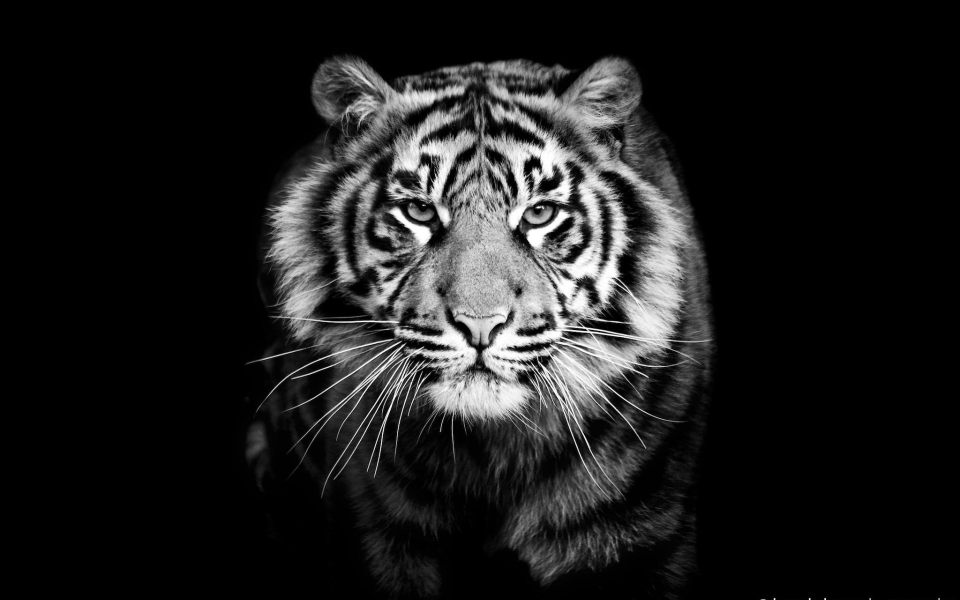
#> input picture image.jpg, 1920 x 1200 px (shown at 1/2 size)
$ jupyter execute --allow-errors Untitled.ipynb   (shell and % lines are left out)
#> lines starting #> are read from the running program, lines starting #| are printed output that depends on the picture
[cell 1]
from PIL import Image
import matplotlib.pyplot as plt
import numpy as np

# 1 - Reading

### Read the image using open function of image module of Python Image Library. This function takes url path of the image as parameter. You can give pass all the basic image file extension like jpeg, jpg and png.

https://www.youtube.com/watch?v=dkp4wUhCwR4&ab_channel=PyMoondra

[cell 2]
image = Image.open("image.jpg")
#> image is the input picture: PIL image 1920x1200 L; min 0, max 255, mean 29.8
image2 = Image.open("image2.jpg")
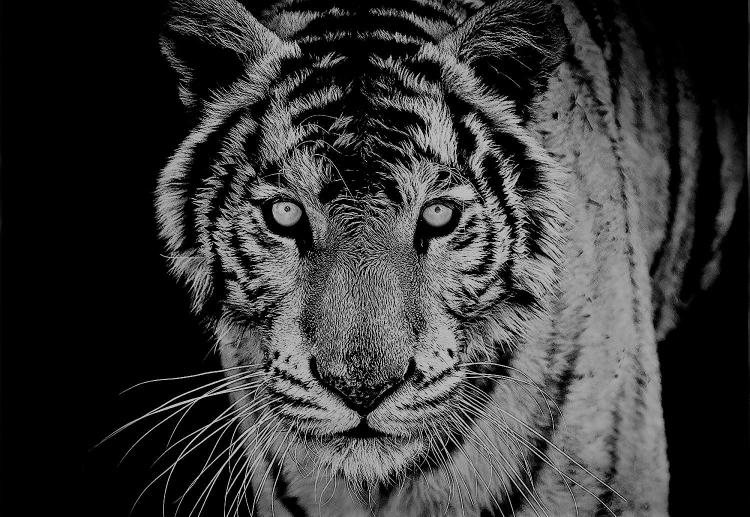
#> input picture image2.jpg, 1500 x 1033 px (shown at 1/2 size)
#> image2 is the input picture: PIL image 1500x1033 RGB; min 0, max 220, mean 55.8

[cell 3]
image.show()

[cell 4]
plt.imshow(image)

[cell 5]
plt.imshow(image2)

# 3 - Displaying Properties of Image

### We can see some of the properties of image like size, format and mode.
### Size gives the (length, width)
### Format gives the file format (jpeg,jpg,png)
### Mode gives the channel format (HSV, RGB, BGR)

[cell 6]
print (image.size)
#| (1920, 1200)
print (image.format)
#| JPEG
print (image.mode)
#| L

[cell 7]
print (image2.size)
#| (1500, 1033)
print (image2.format)
#| JPEG
print (image2.mode)
#| RGB

# 4 - Saving

### We can store the image using save function that takes directory path including file (filename + file format)

[cell 8]
image.save("newimage.jpg")

# 5 - Cropping

### We can crop specific region of image by method crop. This crop method accepts a 4 - valued tuple represented as (left, top, right, bottom). Where left, top, right and bottom represents the pixel coords of area you want to crop out. It returns an image object

[cell 9]
left = 50
top = 120
right = 250
bottom = 230
crop_image = image.crop((left, top, right, bottom))
#> crop_image: PIL image 200x110 L; every value is 0
plt.imshow(crop_image)

[cell 10]
left = 50
top = 120
right = 250
bottom = 230
crop_image2 = image2.crop((left, top, right, bottom))
#> crop_image2: PIL image 200x110 RGB; every value is 0
plt.imshow(crop_image2)

# 6 - Copying

### We can duplicate a image using copy functin. It has no parameter and it returns a image object.

[cell 11]
copied_image=image.copy()
plt.imshow=(copied_image)

# 7 - Transposing
### We can change the orientation of image using transpose function. Transpose function takes one parameter that is method of transpose. There are six transposing method you can use. They are as follows:

#### Image.FLIP_LEFT_RIGHT(This inverse the row)
#### Image.FLIP_TOP_BOTTOM(This inverse the columns)
#### Image.ROTATE_90 (This rotates the image by an angle of 90)
#### Image.ROTATE_180 (This rotates the image by an angle of 180)
#### Image.ROTATE_270 (This rotates the image by an angle of 270)
#### Image.TRANSPOSE (This converts the rows into columns)
#### This returns the image object

[cell 12]
plt.figure(figsize=(10,10))
transpose_image1=image.transpose(Image.FLIP_LEFT_RIGHT)
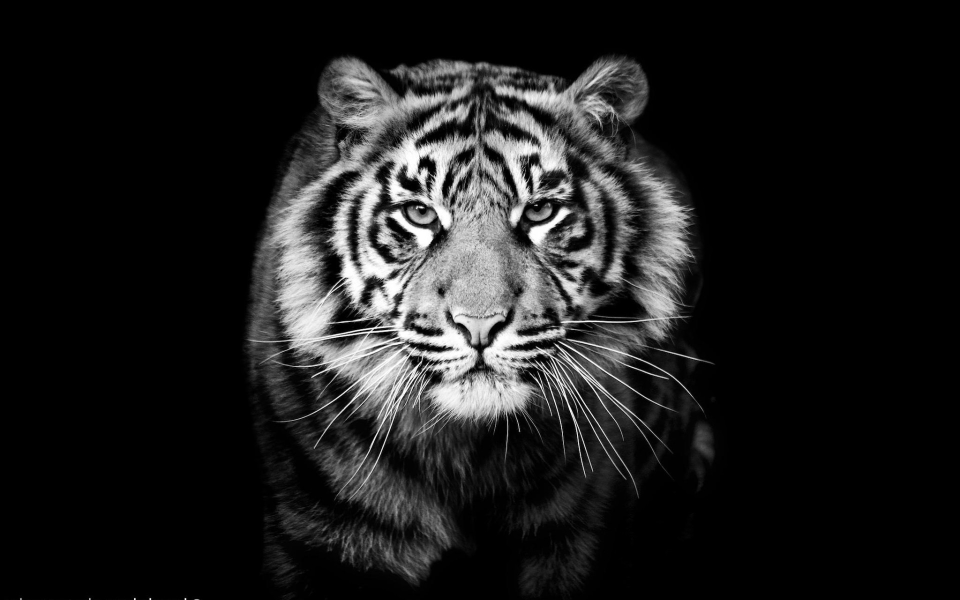
#> transpose_image1: PIL image 1920x1200 L (shown at 1/2 size); min 0, max 255, mean 29.8
plt.subplot(3,2,1)
#> (the rest of this cell did not finish here and is left out)

[cell 13]
newsize=(300,300)
plt.figure(figsize=(10,10))
resize_image1 = image.resize(newsize,Image.BILINEAR)
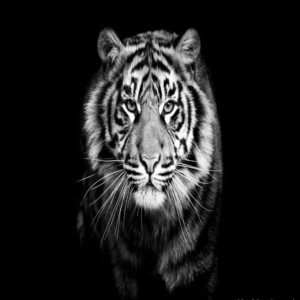
#> resize_image1: PIL image 300x300 L; min 0, max 255, mean 29.8
resize_image2 = image.resize(newsize,Image.NEAREST)
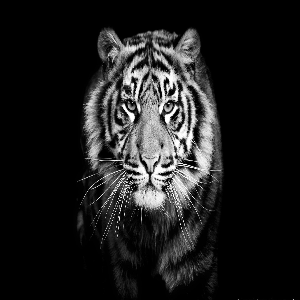
#> resize_image2: PIL image 300x300 L; min 0, max 255, mean 29.8
resize_image3 = image.resize(newsize,Image.BOX)
resize_image4 = image.resize(newsize,Image.HAMMING)
resize_image5 = image.resize(newsize,Image.BICUBIC) # BETTER QUALITY
resize_image6 = image.resize(newsize,Image.LANCZOS) # BETTER QUALITY
plt.subplot(3, 2, 1)
#> (the rest of this cell did not finish here and is left out)
